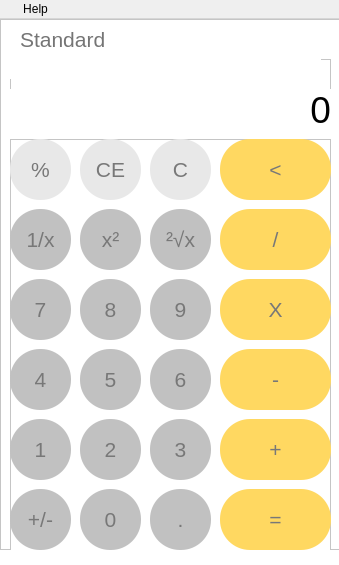
<?xml version="1.0" encoding="UTF-8"?>
<ui version="4.0">
 <class>MainWindow</class>
 <widget class="QMainWindow" name="MainWindow">
  <property name="geometry">
   <rect>
    <x>0</x>
    <y>0</y>
    <width>339</width>
    <height>565</height>
   </rect>
  </property>
  <property name="minimumSize">
   <size>
    <width>339</width>
    <height>565</height>
   </size>
  </property>
  <property name="maximumSize">
   <size>
    <width>339</width>
    <height>565</height>
   </size>
  </property>
  <property name="sizeIncrement">
   <size>
    <width>0</width>
    <height>1</height>
   </size>
  </property>
  <property name="windowTitle">
   <string>Calculator</string>
  </property>
  <property name="windowIcon">
   <iconset>
    <normaloff>images/logo.png</normaloff>images/logo.png</iconset>
  </property>
  <property name="toolTipDuration">
   <number>-1</number>
  </property>
  <property name="layoutDirection">
   <enum>Qt::LeftToRight</enum>
  </property>
  <property name="autoFillBackground">
   <bool>false</bool>
  </property>
  <property name="styleSheet">
   <string notr="true"/>
  </property>
  <widget class="QWidget" name="centralwidget">
   <property name="styleSheet">
    <string notr="true">background-color: rgb(255, 255, 255);</string>
   </property>
   <widget class="QFrame" name="frame">
    <property name="geometry">
     <rect>
      <x>0</x>
      <y>0</y>
      <width>341</width>
      <height>531</height>
     </rect>
    </property>
    <property name="styleSheet">
     <string notr="true"/>
    </property>
    <property name="frameShape">
     <enum>QFrame::StyledPanel</enum>
    </property>
    <property name="frameShadow">
     <enum>QFrame::Raised</enum>
    </property>
    <widget class="QFrame" name="frame_buttons">
     <property name="geometry">
      <rect>
       <x>10</x>
       <y>120</y>
       <width>321</width>
       <height>421</height>
      </rect>
     </property>
     <property name="styleSheet">
      <string notr="true"/>
     </property>
     <property name="frameShape">
      <enum>QFrame::StyledPanel</enum>
     </property>
     <property name="frameShadow">
      <enum>QFrame::Raised</enum>
     </property>
     <widget class="QPushButton" name="point">
      <property name="geometry">
       <rect>
        <x>140</x>
        <y>350</y>
        <width>61</width>
        <height>61</height>
       </rect>
      </property>
      <property name="font">
       <font>
        <pointsize>16</pointsize>
       </font>
      </property>
      <property name="styleSheet">
       <string notr="true">color: rgb(120, 120, 120);
background-color: rgb(193, 193, 193);border-radius: 30px;</string>
      </property>
      <property name="text">
       <string>.</string>
      </property>
     </widget>
     <widget class="QPushButton" name="three">
      <property name="geometry">
       <rect>
        <x>140</x>
        <y>280</y>
        <width>61</width>
        <height>61</height>
       </rect>
      </property>
      <property name="font">
       <font>
        <pointsize>16</pointsize>
       </font>
      </property>
      <property name="styleSheet">
       <string notr="true">color: rgb(120, 120, 120);
background-color: rgb(193, 193, 193);border-radius: 30px;</string>
      </property>
      <property name="text">
       <string>3</string>
      </property>
     </widget>
     <widget class="QPushButton" name="zero">
      <property name="geometry">
       <rect>
        <x>70</x>
        <y>350</y>
        <width>61</width>
        <height>61</height>
       </rect>
      </property>
      <property name="font">
       <font>
        <pointsize>16</pointsize>
       </font>
      </property>
      <property name="styleSheet">
       <string notr="true">color: rgb(120, 120, 120);
background-color: rgb(193, 193, 193);border-radius: 30px;</string>
      </property>
      <property name="text">
       <string>0</string>
      </property>
     </widget>
     <widget class="QPushButton" name="two">
      <property name="geometry">
       <rect>
        <x>70</x>
        <y>280</y>
        <width>61</width>
        <height>61</height>
       </rect>
      </property>
      <property name="font">
       <font>
        <pointsize>16</pointsize>
       </font>
      </property>
      <property name="styleSheet">
       <string notr="true">color: rgb(120, 120, 120);
background-color: rgb(193, 193, 193);;border-radius: 30px;</string>
      </property>
      <property name="text">
       <string>2</string>
      </property>
     </widget>
     <widget class="QPushButton" name="eight">
      <property name="geometry">
       <rect>
        <x>70</x>
        <y>140</y>
        <width>61</width>
        <height>61</height>
       </rect>
      </property>
      <property name="font">
       <font>
        <pointsize>16</pointsize>
       </font>
      </property>
      <property name="styleSheet">
       <string notr="true">color: rgb(120, 120, 120);
background-color: rgb(193, 193, 193);border-radius: 30px;</string>
      </property>
      <property name="text">
       <string>8</string>
      </property>
     </widget>
     <widget class="QPushButton" name="back">
      <property name="geometry">
       <rect>
        <x>210</x>
        <y>0</y>
        <width>111</width>
        <height>61</height>
       </rect>
      </property>
      <property name="font">
       <font>
        <pointsize>16</pointsize>
       </font>
      </property>
      <property name="toolTip">
       <string>Remove/Back</string>
      </property>
      <property name="styleSheet">
       <string notr="true">background-color: rgb(255, 216, 97);
color: rgb(120, 120, 120);
border-radius: 30px;</string>
      </property>
      <property name="text">
       <string>&lt;</string>
      </property>
     </widget>
     <widget class="QPushButton" name="five">
      <property name="geometry">
       <rect>
        <x>70</x>
        <y>210</y>
        <width>61</width>
        <height>61</height>
       </rect>
      </property>
      <property name="font">
       <font>
        <pointsize>16</pointsize>
       </font>
      </property>
      <property name="styleSheet">
       <string notr="true">color: rgb(120, 120, 120);
background-color: rgb(193, 193, 193);border-radius: 30px;</string>
      </property>
      <property name="text">
       <string>5</string>
      </property>
     </widget>
     <widget class="QPushButton" name="seven">
      <property name="geometry">
       <rect>
        <x>0</x>
        <y>140</y>
        <width>61</width>
        <height>61</height>
       </rect>
      </property>
      <property name="font">
       <font>
        <pointsize>16</pointsize>
       </font>
      </property>
      <property name="styleSheet">
       <string notr="true">color: rgb(120, 120, 120);
background-color: rgb(193, 193, 193);
border-radius: 30px;</string>
      </property>
      <property name="text">
       <string>7</string>
      </property>
     </widget>
     <widget class="QPushButton" name="plus_minus">
      <property name="geometry">
       <rect>
        <x>0</x>
        <y>350</y>
        <width>61</width>
        <height>61</height>
       </rect>
      </property>
      <property name="font">
       <font>
        <pointsize>16</pointsize>
       </font>
      </property>
      <property name="styleSheet">
       <string notr="true">border-radius: 30px;color: rgb(120, 120, 120);
background-color: rgb(193, 193, 193);</string>
      </property>
      <property name="text">
       <string>+/-</string>
      </property>
     </widget>
     <widget class="QPushButton" name="multiply">
      <property name="geometry">
       <rect>
        <x>210</x>
        <y>140</y>
        <width>111</width>
        <height>61</height>
       </rect>
      </property>
      <property name="font">
       <font>
        <pointsize>16</pointsize>
       </font>
      </property>
      <property name="toolTip">
       <string>Multiply</string>
      </property>
      <property name="styleSheet">
       <string notr="true">background-color: rgb(255, 216, 97);
color: rgb(120, 120, 120);border-radius: 30px;</string>
      </property>
      <property name="text">
       <string>X</string>
      </property>
     </widget>
     <widget class="QPushButton" name="x_square">
      <property name="geometry">
       <rect>
        <x>70</x>
        <y>70</y>
        <width>61</width>
        <height>61</height>
       </rect>
      </property>
      <property name="font">
       <font>
        <pointsize>16</pointsize>
       </font>
      </property>
      <property name="toolTip">
       <string>Square</string>
      </property>
      <property name="styleSheet">
       <string notr="true">color: rgb(120, 120, 120);
background-color: rgb(193, 193, 193);border-radius: 30px;</string>
      </property>
      <property name="text">
       <string>x²</string>
      </property>
     </widget>
     <widget class="QPushButton" name="divide">
      <property name="geometry">
       <rect>
        <x>210</x>
        <y>70</y>
        <width>111</width>
        <height>61</height>
       </rect>
      </property>
      <property name="minimumSize">
       <size>
        <width>111</width>
        <height>61</height>
       </size>
      </property>
      <property name="maximumSize">
       <size>
        <width>111</width>
        <height>61</height>
       </size>
      </property>
      <property name="font">
       <font>
        <pointsize>16</pointsize>
       </font>
      </property>
      <property name="toolTip">
       <string>Divide</string>
      </property>
      <property name="styleSheet">
       <string notr="true">background-color: rgb(255, 216, 97);
color: rgb(120, 120, 120);
border-radius: 30px;</string>
      </property>
      <property name="text">
       <string>/</string>
      </property>
     </widget>
     <widget class="QPushButton" name="root">
      <property name="geometry">
       <rect>
        <x>140</x>
        <y>70</y>
        <width>61</width>
        <height>61</height>
       </rect>
      </property>
      <property name="font">
       <font>
        <pointsize>16</pointsize>
       </font>
      </property>
      <property name="toolTip">
       <string>Square root</string>
      </property>
      <property name="styleSheet">
       <string notr="true">color: rgb(120, 120, 120);
background-color: rgb(193, 193, 193);border-radius: 30px;</string>
      </property>
      <property name="text">
       <string>²√x</string>
      </property>
     </widget>
     <widget class="QPushButton" name="per">
      <property name="geometry">
       <rect>
        <x>0</x>
        <y>0</y>
        <width>61</width>
        <height>61</height>
       </rect>
      </property>
      <property name="font">
       <font>
        <pointsize>16</pointsize>
       </font>
      </property>
      <property name="styleSheet">
       <string notr="true">color: rgb(120, 120, 120);
background-color: rgb(232, 232, 232);
border-radius: 30px;</string>
      </property>
      <property name="text">
       <string>%</string>
      </property>
     </widget>
     <widget class="QPushButton" name="six">
      <property name="geometry">
       <rect>
        <x>140</x>
        <y>210</y>
        <width>61</width>
        <height>61</height>
       </rect>
      </property>
      <property name="font">
       <font>
        <pointsize>16</pointsize>
       </font>
      </property>
      <property name="styleSheet">
       <string notr="true">color: rgb(120, 120, 120);
background-color: rgb(193, 193, 193);border-radius: 30px;</string>
      </property>
      <property name="text">
       <string>6</string>
      </property>
     </widget>
     <widget class="QPushButton" name="four">
      <property name="geometry">
       <rect>
        <x>0</x>
        <y>210</y>
        <width>61</width>
        <height>61</height>
       </rect>
      </property>
      <property name="font">
       <font>
        <pointsize>16</pointsize>
       </font>
      </property>
      <property name="styleSheet">
       <string notr="true">color: rgb(120, 120, 120);
background-color: rgb(193, 193, 193);border-radius: 30px;</string>
      </property>
      <property name="text">
       <string>4</string>
      </property>
     </widget>
     <widget class="QPushButton" name="plus">
      <property name="geometry">
       <rect>
        <x>210</x>
        <y>280</y>
        <width>111</width>
        <height>61</height>
       </rect>
      </property>
      <property name="font">
       <font>
        <pointsize>16</pointsize>
       </font>
      </property>
      <property name="toolTip">
       <string>Plus</string>
      </property>
      <property name="styleSheet">
       <string notr="true">background-color: rgb(255, 216, 97);
color: rgb(120, 120, 120);border-radius: 30px;</string>
      </property>
      <property name="text">
       <string>+</string>
      </property>
     </widget>
     <widget class="QPushButton" name="equal">
      <property name="geometry">
       <rect>
        <x>210</x>
        <y>350</y>
        <width>111</width>
        <height>61</height>
       </rect>
      </property>
      <property name="font">
       <font>
        <pointsize>16</pointsize>
       </font>
      </property>
      <property name="styleSheet">
       <string notr="true">background-color: rgb(255, 216, 97);
color: rgb(120, 120, 120);border-radius: 30px;</string>
      </property>
      <property name="text">
       <string>=</string>
      </property>
     </widget>
     <widget class="QPushButton" name="one_by_x">
      <property name="geometry">
       <rect>
        <x>0</x>
        <y>70</y>
        <width>61</width>
        <height>61</height>
       </rect>
      </property>
      <property name="font">
       <font>
        <pointsize>16</pointsize>
       </font>
      </property>
      <property name="toolTip">
       <string>one by x</string>
      </property>
      <property name="styleSheet">
       <string notr="true">color: rgb(120, 120, 120);
background-color: rgb(193, 193, 193);
border-radius: 30px;</string>
      </property>
      <property name="text">
       <string>1/x</string>
      </property>
     </widget>
     <widget class="QPushButton" name="nine">
      <property name="geometry">
       <rect>
        <x>140</x>
        <y>140</y>
        <width>61</width>
        <height>61</height>
       </rect>
      </property>
      <property name="font">
       <font>
        <pointsize>16</pointsize>
       </font>
      </property>
      <property name="styleSheet">
       <string notr="true">color: rgb(120, 120, 120);
background-color: rgb(193, 193, 193);border-radius: 30px;</string>
      </property>
      <property name="text">
       <string>9</string>
      </property>
     </widget>
     <widget class="QPushButton" name="minus">
      <property name="geometry">
       <rect>
        <x>210</x>
        <y>210</y>
        <width>111</width>
        <height>61</height>
       </rect>
      </property>
      <property name="font">
       <font>
        <pointsize>16</pointsize>
       </font>
      </property>
      <property name="toolTip">
       <string>Subtract</string>
      </property>
      <property name="styleSheet">
       <string notr="true">background-color: rgb(255, 216, 97);
color: rgb(120, 120, 120);border-radius: 30px;</string>
      </property>
      <property name="text">
       <string>-</string>
      </property>
     </widget>
     <widget class="QPushButton" name="one">
      <property name="geometry">
       <rect>
        <x>0</x>
        <y>280</y>
        <width>61</width>
        <height>61</height>
       </rect>
      </property>
      <property name="font">
       <font>
        <pointsize>16</pointsize>
       </font>
      </property>
      <property name="styleSheet">
       <string notr="true">color: rgb(120, 120, 120);
background-color: rgb(193, 193, 193);border-radius: 30px;</string>
      </property>
      <property name="text">
       <string>1</string>
      </property>
     </widget>
     <widget class="QPushButton" name="clear">
      <property name="geometry">
       <rect>
        <x>140</x>
        <y>0</y>
        <width>61</width>
        <height>61</height>
       </rect>
      </property>
      <property name="font">
       <font>
        <pointsize>16</pointsize>
       </font>
      </property>
      <property name="toolTip">
       <string>Clear</string>
      </property>
      <property name="styleSheet">
       <string notr="true">color: rgb(120, 120, 120);
background-color: rgb(232, 232, 232);
border-radius: 30px;</string>
      </property>
      <property name="text">
       <string>C</string>
      </property>
     </widget>
     <widget class="QPushButton" name="ce">
      <property name="geometry">
       <rect>
        <x>70</x>
        <y>0</y>
        <width>61</width>
        <height>61</height>
       </rect>
      </property>
      <property name="font">
       <font>
        <pointsize>16</pointsize>
       </font>
      </property>
      <property name="toolTip">
       <string>Clear recent calculation</string>
      </property>
      <property name="styleSheet">
       <string notr="true">color: rgb(120, 120, 120);
background-color: rgb(232, 232, 232);
border-radius: 30px;</string>
      </property>
      <property name="text">
       <string>CE</string>
      </property>
     </widget>
    </widget>
    <widget class="QFrame" name="frame_calculations_display">
     <property name="geometry">
      <rect>
       <x>10</x>
       <y>40</y>
       <width>321</width>
       <height>71</height>
      </rect>
     </property>
     <property name="styleSheet">
      <string notr="true"/>
     </property>
     <property name="frameShape">
      <enum>QFrame::StyledPanel</enum>
     </property>
     <property name="frameShadow">
      <enum>QFrame::Raised</enum>
     </property>
     <widget class="QLabel" name="label_2">
      <property name="geometry">
       <rect>
        <x>0</x>
        <y>30</y>
        <width>321</width>
        <height>41</height>
       </rect>
      </property>
      <property name="font">
       <font>
        <pointsize>28</pointsize>
       </font>
      </property>
      <property name="styleSheet">
       <string notr="true">color: rgb(0, 0, 0);</string>
      </property>
      <property name="text">
       <string>0</string>
      </property>
      <property name="alignment">
       <set>Qt::AlignRight|Qt::AlignTrailing|Qt::AlignVCenter</set>
      </property>
     </widget>
     <widget class="QLabel" name="label_3">
      <property name="geometry">
       <rect>
        <x>0</x>
        <y>0</y>
        <width>311</width>
        <height>20</height>
       </rect>
      </property>
      <property name="maximumSize">
       <size>
        <width>100000</width>
        <height>16777215</height>
       </size>
      </property>
      <property name="font">
       <font>
        <pointsize>10</pointsize>
       </font>
      </property>
      <property name="styleSheet">
       <string notr="true">color: rgb(0, 0, 0);</string>
      </property>
      <property name="text">
       <string/>
      </property>
      <property name="alignment">
       <set>Qt::AlignRight|Qt::AlignTrailing|Qt::AlignVCenter</set>
      </property>
     </widget>
    </widget>
    <widget class="QLabel" name="label">
     <property name="geometry">
      <rect>
       <x>20</x>
       <y>10</y>
       <width>111</width>
       <height>21</height>
      </rect>
     </property>
     <property name="font">
      <font>
       <pointsize>16</pointsize>
      </font>
     </property>
     <property name="styleSheet">
      <string notr="true">color: rgb(117, 117, 117);</string>
     </property>
     <property name="text">
      <string>Standard</string>
     </property>
    </widget>
   </widget>
  </widget>
  <widget class="QMenuBar" name="menuBar">
   <property name="geometry">
    <rect>
     <x>0</x>
     <y>0</y>
     <width>339</width>
     <height>26</height>
    </rect>
   </property>
   <widget class="QMenu" name="menuOption">
    <property name="styleSheet">
     <string notr="true"/>
    </property>
    <property name="title">
     <string/>
    </property>
    <property name="icon">
     <iconset>
      <normaloff>../images/text.png</normaloff>../images/text.png</iconset>
    </property>
    <widget class="QMenu" name="menuCalculator">
     <property name="title">
      <string>Calculator</string>
     </property>
     <property name="icon">
      <iconset>
       <normaloff>images/calculator(3).png</normaloff>images/calculator(3).png</iconset>
     </property>
     <addaction name="actionStandard"/>
     <addaction name="actionScientific"/>
     <addaction name="actionProgrammer"/>
     <addaction name="actionDate_Calculation"/>
    </widget>
    <widget class="QMenu" name="menuConverter">
     <property name="title">
      <string>Converter</string>
     </property>
     <property name="icon">
      <iconset>
       <normaloff>images/recycle.png</normaloff>images/recycle.png</iconset>
     </property>
     <addaction name="actionCurrency"/>
     <addaction name="actionVolume"/>
     <addaction name="actionLength"/>
     <addaction name="actionWeight_and_Mass"/>
     <addaction name="actionTemperature"/>
     <addaction name="actionEnergy"/>
     <addaction name="actionArea"/>
     <addaction name="actionSpeed"/>
     <addaction name="actionTime"/>
     <addaction name="actionPower"/>
     <addaction name="actionData"/>
     <addaction name="actionPressure"/>
     <addaction name="actionAngle"/>
    </widget>
    <addaction name="menuCalculator"/>
    <addaction name="menuConverter"/>
    <addaction name="separator"/>
    <addaction name="actionExit"/>
   </widget>
   <widget class="QMenu" name="menuHelp">
    <property name="title">
     <string>Help</string>
    </property>
   </widget>
   <addaction name="menuOption"/>
   <addaction name="menuHelp"/>
  </widget>
  <action name="actionDark">
   <property name="text">
    <string>Dark</string>
   </property>
  </action>
  <action name="actionLight">
   <property name="text">
    <string>Light</string>
   </property>
  </action>
  <action name="actionSetting">
   <property name="text">
    <string>Setting</string>
   </property>
  </action>
  <action name="actionExit">
   <property name="icon">
    <iconset>
     <normaloff>../images/logout.png</normaloff>../images/logout.png</iconset>
   </property>
   <property name="text">
    <string>Exit</string>
   </property>
  </action>
  <action name="actionStandard">
   <property name="icon">
    <iconset>
     <normaloff>../images/calculator.png</normaloff>../images/calculator.png</iconset>
   </property>
   <property name="text">
    <string>Standard</string>
   </property>
  </action>
  <action name="actionScientific">
   <property name="icon">
    <iconset>
     <normaloff>../images/microscope.png</normaloff>../images/microscope.png</iconset>
   </property>
   <property name="text">
    <string>Scientific</string>
   </property>
  </action>
  <action name="actionProgrammer">
   <property name="icon">
    <iconset>
     <normaloff>../images/code.png</normaloff>../images/code.png</iconset>
   </property>
   <property name="text">
    <string>Programmer</string>
   </property>
  </action>
  <action name="actionDate_Calculation">
   <property name="icon">
    <iconset>
     <normaloff>../images/calendar.png</normaloff>../images/calendar.png</iconset>
   </property>
   <property name="text">
    <string>Date Calculation</string>
   </property>
  </action>
  <action name="actionCurrency">
   <property name="icon">
    <iconset>
     <normaloff>../images/money.png</normaloff>../images/money.png</iconset>
   </property>
   <property name="text">
    <string>Currency</string>
   </property>
  </action>
  <action name="actionVolume">
   <property name="icon">
    <iconset>
     <normaloff>../images/shapes.png</normaloff>../images/shapes.png</iconset>
   </property>
   <property name="text">
    <string>Volume</string>
   </property>
  </action>
  <action name="actionLength">
   <property name="icon">
    <iconset>
     <normaloff>../images/ruler.png</normaloff>../images/ruler.png</iconset>
   </property>
   <property name="text">
    <string>Length</string>
   </property>
  </action>
  <action name="actionWeight_and_Mass">
   <property name="icon">
    <iconset>
     <normaloff>../images/weighing-scale.png</normaloff>../images/weighing-scale.png</iconset>
   </property>
   <property name="text">
    <string>Weight and Mass</string>
   </property>
  </action>
  <action name="actionTemperature">
   <property name="icon">
    <iconset>
     <normaloff>../images/temperature.png</normaloff>../images/temperature.png</iconset>
   </property>
   <property name="text">
    <string>Temperature</string>
   </property>
  </action>
  <action name="actionEnergy">
   <property name="icon">
    <iconset>
     <normaloff>../images/fire.png</normaloff>../images/fire.png</iconset>
   </property>
   <property name="text">
    <string>Energy</string>
   </property>
  </action>
  <action name="actionArea">
   <property name="icon">
    <iconset>
     <normaloff>../images/area.png</normaloff>../images/area.png</iconset>
   </property>
   <property name="text">
    <string>Area</string>
   </property>
  </action>
  <action name="actionSpeed">
   <property name="icon">
    <iconset>
     <normaloff>../images/fast.png</normaloff>../images/fast.png</iconset>
   </property>
   <property name="text">
    <string>Speed</string>
   </property>
  </action>
  <action name="actionTime">
   <property name="icon">
    <iconset>
     <normaloff>../images/clock.png</normaloff>../images/clock.png</iconset>
   </property>
   <property name="text">
    <string>Time</string>
   </property>
  </action>
  <action name="actionPower">
   <property name="icon">
    <iconset>
     <normaloff>../images/energy.png</normaloff>../images/energy.png</iconset>
   </property>
   <property name="text">
    <string>Power</string>
   </property>
  </action>
  <action name="actionData">
   <property name="icon">
    <iconset>
     <normaloff>../images/statistics.png</normaloff>../images/statistics.png</iconset>
   </property>
   <property name="text">
    <string>Data</string>
   </property>
  </action>
  <action name="actionPressure">
   <property name="icon">
    <iconset>
     <normaloff>../images/indicator.png</normaloff>../images/indicator.png</iconset>
   </property>
   <property name="text">
    <string>Pressure</string>
   </property>
  </action>
  <action name="actionAngle">
   <property name="icon">
    <iconset>
     <normaloff>../images/angle.png</normaloff>../images/angle.png</iconset>
   </property>
   <property name="text">
    <string>Angle</string>
   </property>
  </action>
  <action name="actionHelp">
   <property name="text">
    <string>Help</string>
   </property>
  </action>
  <action name="actionDark_">
   <property name="text">
    <string>Dark</string>
   </property>
  </action>
  <action name="actionLight_">
   <property name="text">
    <string>Light</string>
   </property>
  </action>
 </widget>
 <resources/>
 <connections/>
</ui>
